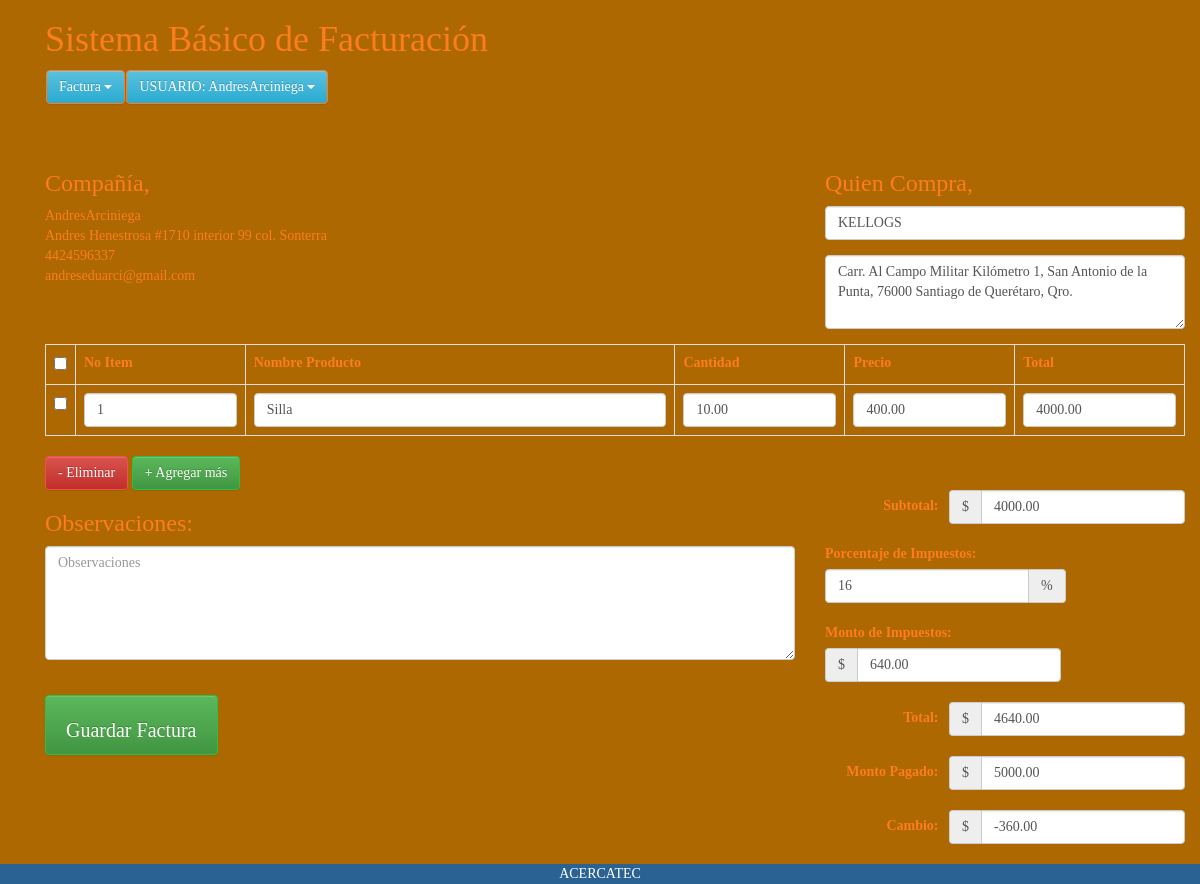
Screenshot of /edit_invoice.php?update_id=685 (signed in) with the database file from the repository.
### tables this page shows
CREATE TABLE `invoice_order` (
  `order_id` int(11) NOT NULL,
  `user_id` int(11) NOT NULL,
  `order_date` timestamp NOT NULL DEFAULT current_timestamp(),
  `order_receiver_name` varchar(250) NOT NULL,
  `order_receiver_address` text NOT NULL,
  `order_total_before_tax` decimal(10,2) NOT NULL,
  `order_total_tax` decimal(10,2) NOT NULL,
  `order_tax_per` varchar(250) NOT NULL,
  `order_total_after_tax` double(10,2) NOT NULL,
  `order_amount_paid` decimal(10,2) NOT NULL,
  `order_total_amount_due` decimal(10,2) NOT NULL,
  `note` text NOT NULL
);

CREATE TABLE `invoice_order_item` (
  `order_item_id` int(11) NOT NULL,
  `order_id` int(11) NOT NULL,
  `item_code` varchar(250) NOT NULL,
  `item_name` varchar(250) NOT NULL,
  `order_item_quantity` decimal(10,2) NOT NULL,
  `order_item_price` decimal(10,2) NOT NULL,
  `order_item_final_amount` decimal(10,2) NOT NULL
);

### Invoice.php (called while the page is built, shortened)
<?php
class Invoice
{
	private $host  = 'localhost';
	private $user  = 'root';
	private $password   = "";
	private $database  = "factura";
	private $invoiceOrderTable = 'invoice_order';
	private $invoiceOrderItemTable = 'invoice_order_item';
	private $dbConnect = false;
	public function __construct()
	{
		if (!$this->dbConnect) {
			$conn = new mysqli($this->host, $this->user, $this->password, $this->database);
			if ($conn->connect_error) {
				die("Error failed to connect to MySQL: " . $conn->connect_error);
			} else {
				$this->dbConnect = $conn;
			}
		}
	}
	private function getData($sqlQuery)
	{
		$result = mysqli_query($this->dbConnect, $sqlQuery);
		$data = array();
		while ($row = mysqli_fetch_array($result, MYSQLI_ASSOC)) {
			$data[] = $row;
		}
		return $data;
	}
	public function getInvoice($invoiceId)
	{
		$sqlQuery = "
			SELECT * FROM " . $this->invoiceOrderTable . "
			WHERE user_id = '" . $_SESSION['userid'] . "' AND order_id = '$invoiceId'";
		$result = mysqli_query($this->dbConnect, $sqlQuery);
		$row = mysqli_fetch_array($result, MYSQLI_ASSOC);
		return $row;
	}
	public function getInvoiceItems($invoiceId)
	{
		$sqlQuery = "
			SELECT * FROM " . $this->invoiceOrderItemTable . "
			WHERE order_id = '$invoiceId'";
		return  $this->getData($sqlQuery);
	}
}

### edit_invoice.php (the view, shortened to what this page needs)
<?php
include('inc/header.php');
include 'Invoice.php';
$invoice = new Invoice();
$invoice->checkLoggedIn();
if (!empty($_GET['update_id']) && $_GET['update_id']) {
	$invoiceValues = $invoice->getInvoice($_GET['update_id']);
	$invoiceItems = $invoice->getInvoiceItems($_GET['update_id']);
}
?>
<link href="css/style.css" rel="stylesheet">
<?php include('inc/container.php'); ?>
<div class="container content-invoice">
	<form action="" id="invoice-form" method="post" class="invoice-form" role="form" novalidate="">
		<div class="load-animate animated fadeInUp">
			<div class="row">
				<div class="col-xs-8 col-sm-8 col-md-8 col-lg-8">
					<h1 class="title">Sistema Básico de Facturación</h1>
					<?php include('menu.php'); ?>
				</div>
			</div>
			<div class="row">
				<div class="col-xs-12 col-sm-4 col-md-4 col-lg-4">
					<h3>Compañía,</h3>
					<?php echo $_SESSION['user']; ?><br>
					<?php echo $_SESSION['address']; ?><br>
					<?php echo $_SESSION['mobile']; ?><br>
					<?php echo $_SESSION['email']; ?><br>
				</div>
				<div class="col-xs-12 col-sm-4 col-md-4 col-lg-4 pull-right">
					<h3>Quien Compra,</h3>
					<div class="form-group">
						<input value="<?php echo $invoiceValues['order_receiver_name']; ?>" type="text" class="form-control" name="companyName" id="companyName" placeholder="Quien compra" autocomplete="off">
					</div>
					<div class="form-group">
						<textarea class="form-control" rows="3" name="address" id="address" placeholder="Dirección"><?php echo $invoiceValues['order_receiver_address']; ?></textarea>
					</div>
				</div>
			</div>
			<div class="row">
				<div class="col-xs-12 col-sm-12 col-md-12 col-lg-12">
					<table class="table table-bordered table-hover" id="invoiceItem">
						<tr>
							<th width="2%"><input id="checkAll" class="formcontrol" type="checkbox"></th>
							<th width="15%">No Item</th>
							<th width="38%">Nombre Producto</th>
							<th width="15%">Cantidad</th>
							<th width="15%">Precio</th>
							<th width="15%">Total</th>
						</tr>
						<?php
						$count = 0;
						foreach ($invoiceItems as $invoiceItem) {
							$count++;
						?>
							<tr>
								<td><input class="itemRow" type="checkbox"></td>
								<td><input type="text" value="<?php echo $invoiceItem["item_code"]; ?>" name="productCode[]" id="productCode_<?php echo $count; ?>" class="form-control" autocomplete="off"></td>
								<td><input type="text" value="<?php echo $invoiceItem["item_name"]; ?>" name="productName[]" id="productName_<?php echo $count; ?>" class="form-control" autocomplete="off"></td>
								<td><input type="number" value="<?php echo $invoiceItem["order_item_quantity"]; ?>" name="quantity[]" id="quantity_<?php echo $count; ?>" class="form-control quantity" autocomplete="off"></td>
								<td><input type="number" value="<?php echo $invoiceItem["order_item_price"]; ?>" name="price[]" id="price_<?php echo $count; ?>" class="form-control price" autocomplete="off"></td>
								<td><input type="number" value="<?php echo $invoiceItem["order_item_final_amount"]; ?>" name="total[]" id="total_<?php echo $count; ?>" class="form-control total" autocomplete="off"></td>
							</tr>
						<?php } ?>
					</table>
				</div>
			</div>
			<div class="row">
				<div class="col-xs-12 col-sm-3 col-md-3 col-lg-3">
					<button class="btn btn-danger delete" id="removeRows" type="button">- Eliminar</button>
					<button class="btn btn-success" id="addRows" type="button">+ Agregar más</button>
				</div>
			</div>
			<div class="row">
				<div class="col-xs-12 col-sm-8 col-md-8 col-lg-8">
					<h3>Observaciones: </h3>
					<div class="form-group">
						<textarea class="form-control txt" rows="5" name="notes" id="notes" placeholder="Observaciones"><?php echo $invoiceValues['note']; ?></textarea>
					</div>
					<br>
					<div class="form-group">
						<input data-loading-text="Updating Invoice..." type="submit" name="invoice_btn" value="Guardar Factura" class="btn btn-success submit_btn invoice-save-btm">
					</div>
				</div>
				<div class="col-xs-12 col-sm-4 col-md-4 col-lg-4">
					<span class="form-inline">
						<div class="form-group">
							<label>Subtotal: &nbsp;</label>
							<div class="input-group">
								<div class="input-group-addon currency">$</div>
								<input value="<?php echo $invoiceValues['order_total_before_tax']; ?>" type="number" class="form-control" name="subTotal" id="subTotal" placeholder="Subtotal">
							</div>
						</div>
						<div class="form-group">
							<label>Porcentaje de Impuestos: &nbsp;</label>
							<div class="input-group">
								<input value="<?php echo $invoiceValues['order_tax_per']; ?>" type="number" class="form-control" name="taxRate" id="taxRate" placeholder="Porcentaje de Impuestos">
								<div class="input-group-addon">%</div>
							</div>
						</div>
						<div class="form-group">
							<label>Monto de Impuestos: &nbsp;</label>
							<div class="input-group">
								<div class="input-group-addon currency">$</div>
								<input value="<?php echo $invoiceValues['order_total_tax']; ?>" type="number" class="form-control" name="taxAmount" id="taxAmount" placeholder="Monto de Impuestos">
							</div>
						</div>
						<div class="form-group">
							<label>Total: &nbsp;</label>
							<div class="input-group">
								<div class="input-group-addon currency">$</div>
								<input value="<?php echo $invoiceValues['order_total_after_tax']; ?>" type="number" class="form-control" name="totalAftertax" id="totalAftertax" placeholder="Total">
							</div>
						</div>
						<div class="form-group">
							<label>Monto Pagado: &nbsp;</label>
							<div class="input-group">
								<div class="input-group-addon currency">$</div>
								<input value="<?php echo $invoiceValues['order_amount_paid']; ?>" type="number" class="form-control" name="amountPaid" id="amountPaid" placeholder="Monto Pagado">
							</div>
						</div>
						<div class="form-group">
							<label>Cambio: &nbsp;</label>
							<div class="input-group">
								<div class="input-group-addon currency">$</div>
								<input value="<?php echo $invoiceValues['order_total_amount_due']; ?>" type="number" class="form-control" name="amountDue" id="amountDue" placeholder="Cambio">
							</div>
						</div>
					</span>
				</div>
			</div>
		</div>
	</form>
</div>
</div>
<?php include('inc/footer.php'); ?>

### css/style.css (style rules this page uses)
html { background-color: #ad6801; position: relative; min-height: 100%; }
body { background-color: transparent; color: #fc7d1c; font-family: 'Franklin Gothic Medium'; font-size: 14px; line-height: 1.42857; }
.btn-success, .panel-success { background-color: #27c24c !important; border-color: #27c24c !important; color: #fff !important; }
.btn-danger, .panel-danger { background-color: #f05050; border-color: #f05050; color: #fff !important; }
input[type=number] { -appearance: textfield; }
.form-inline .form-group { margin-bottom: 20px; float: right; }
.invoice-save-btm { height:60px;padding:20px;font-size:20px; }

### rows the page displays
invoice_order: companyName "KELLOGS", address "Carr. Al Campo Militar Kilómetro 1, San Antonio de la Punta, 76000 Santiago de Querétaro, Qro.", subTotal "4000.00", taxRate "16", taxAmount "640.00", totalAftertax "4640.00", amountPaid "5000.00", amountDue "-360.00"
invoice_order_item: item_code "1", item_name "Silla", order_item_quantity "10.00", order_item_price "400.00", order_item_final_amount "4000.00"

### other values shown
$_SESSION['user'] "AndresArciniega"
$_SESSION['address'] "Andres Henestrosa #1710 interior 99 col. Sonterra"
$_SESSION['mobile'] "4424596337"
$_SESSION['email'] "andreseduarci@gmail.com"
